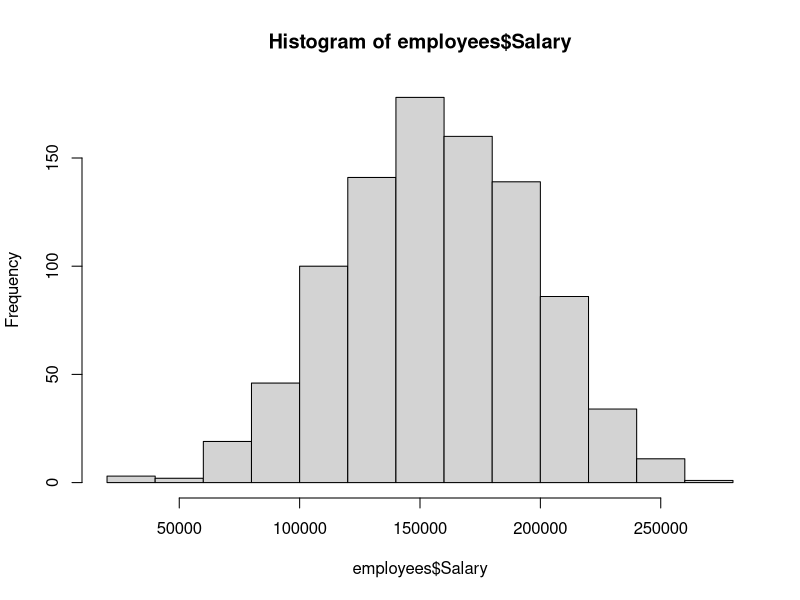
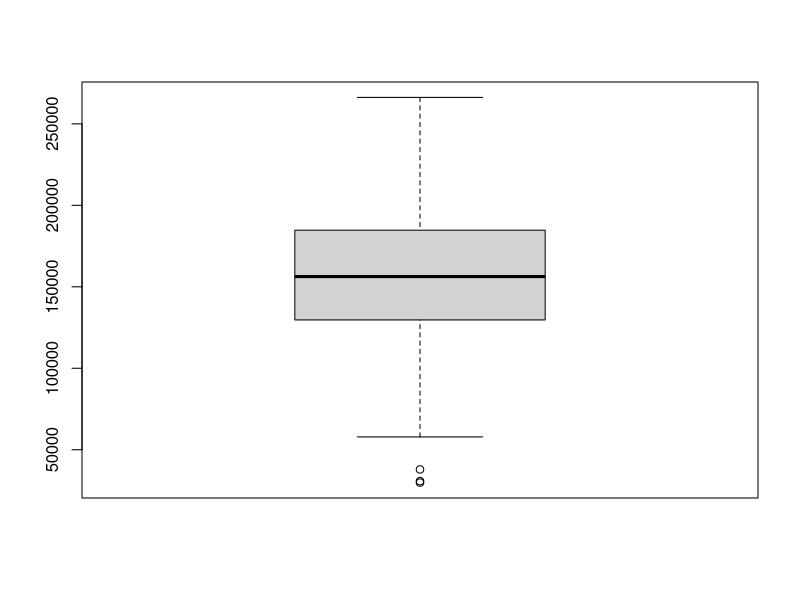
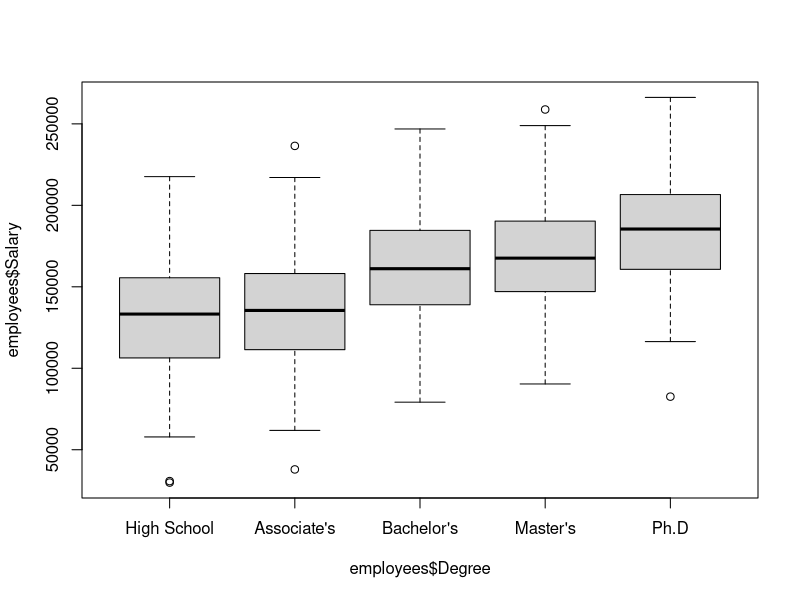
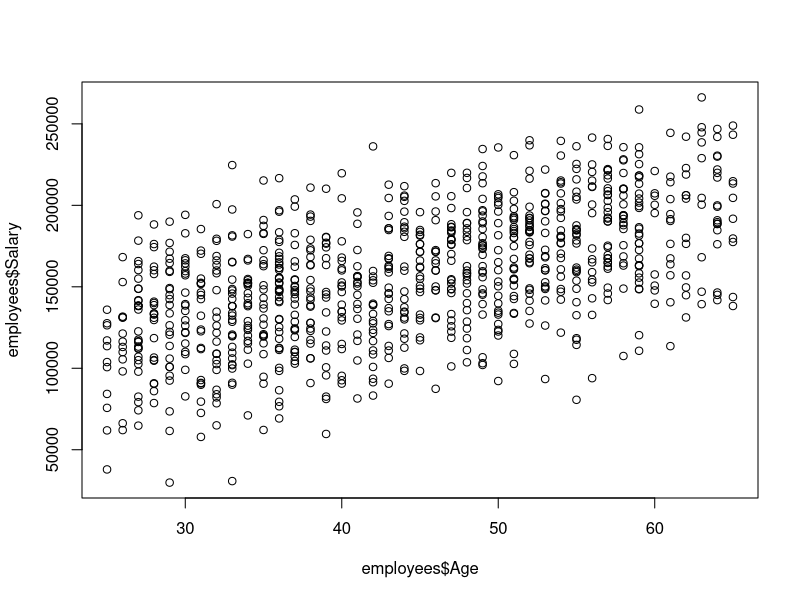

R code for these plots, in order:
library(tidyverse)
employees <- read_csv("_build/data/employee_data.csv")
employees$Salary <- parse_number(employees$Salary)
employees$Start_Date <- parse_date(employees$Start_Date, format = "%m/%d/%Y")
degreeLevels <- c("High School", "Associate's", "Bachelor's", "Master's", "Ph.D")
employees$Degree <- parse_factor(employees$Degree, levels = degreeLevels, ordered = TRUE)

hist(employees$Salary)

boxplot(employees$Salary)

boxplot(employees$Salary ~ employees$Degree)

plot(employees$Age, employees$Salary)
